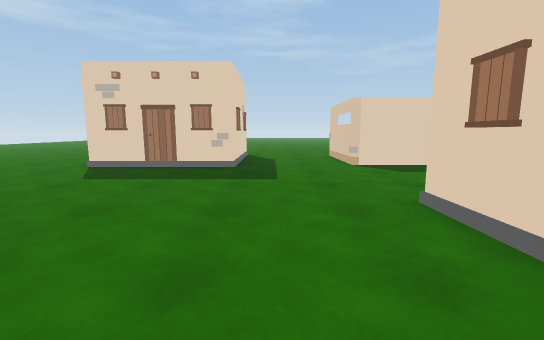
view 1 (above)

22 first-person views from a walk through a scene from a Unity 3-D project. The camera is 1.2 m above the floor, tilts 8° down and sees 90° across. The floor is counted in squares, 1 m on a side. Each view is taken from the middle of a square. On the plan, view 1 faces up. The plan holds only what a view shows up to about 13 squares ahead; the rest is blank. The place goes on beyond the plan. The player is left out.

view 2
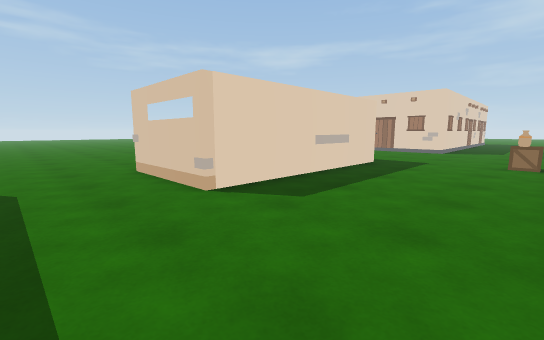

view 3
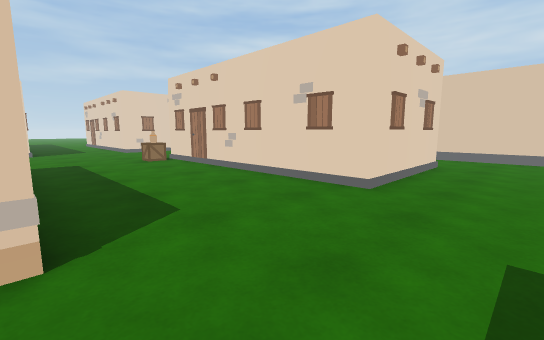

view 4
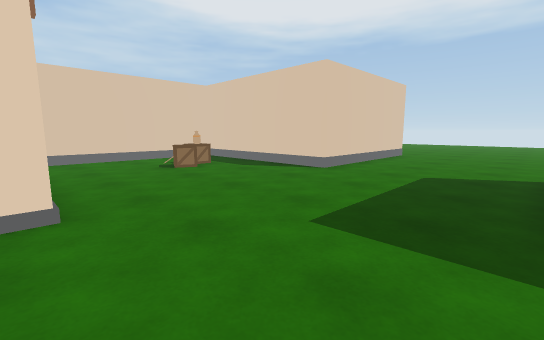

view 5
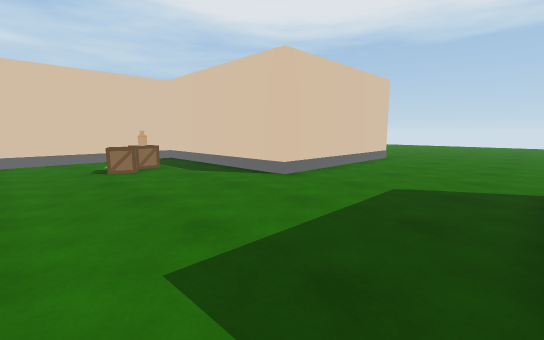

view 6
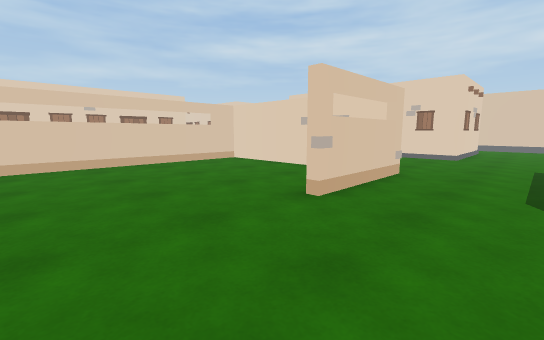

view 7
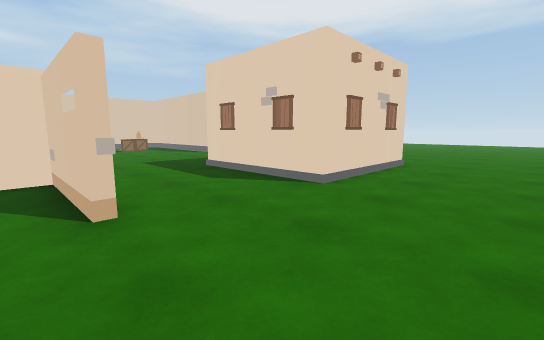

view 8
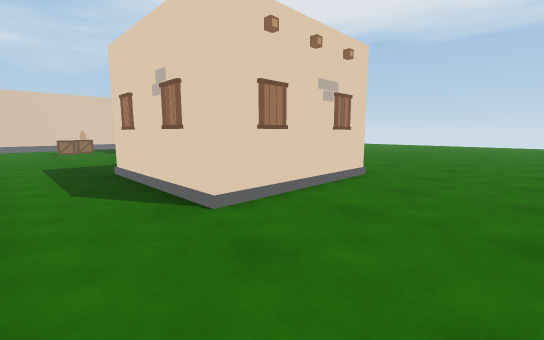

view 9
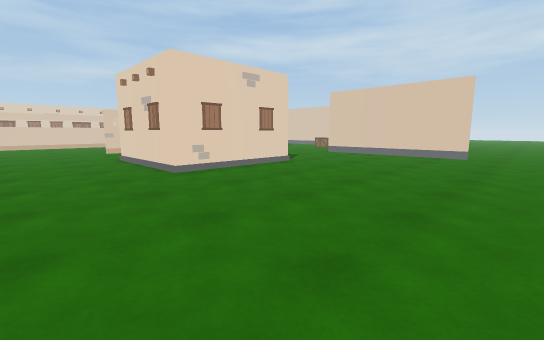

view 10
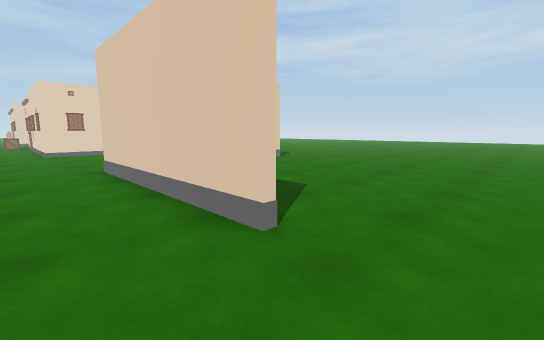

view 11
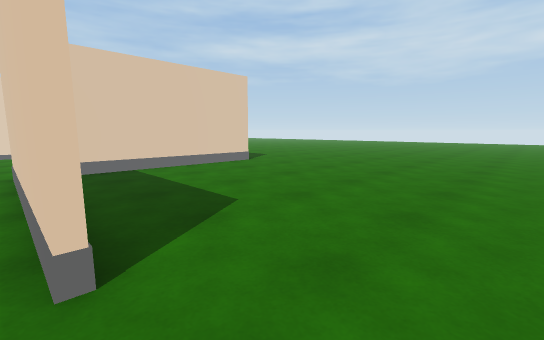

view 12
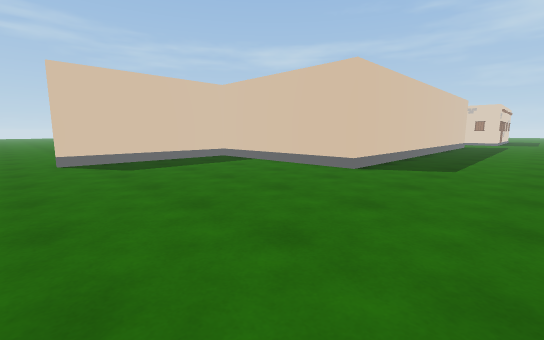

view 13
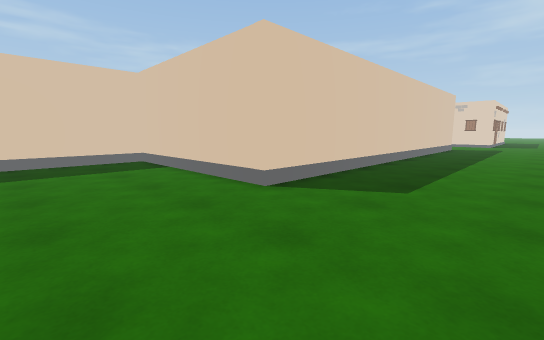

view 14
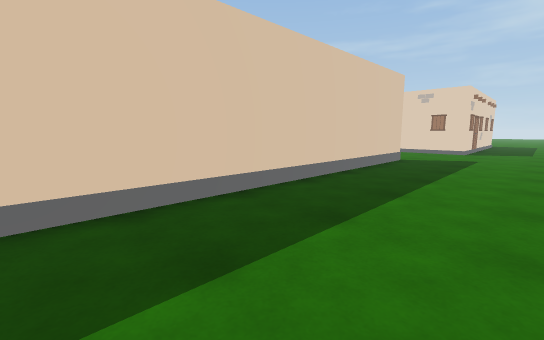

view 15
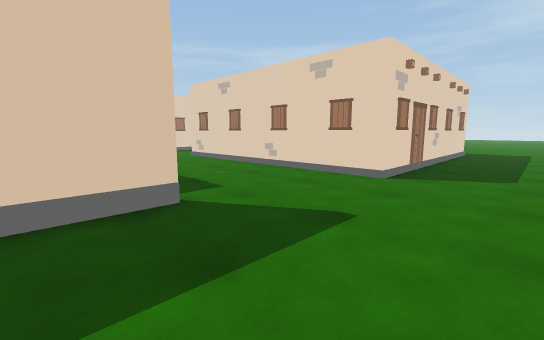

view 16
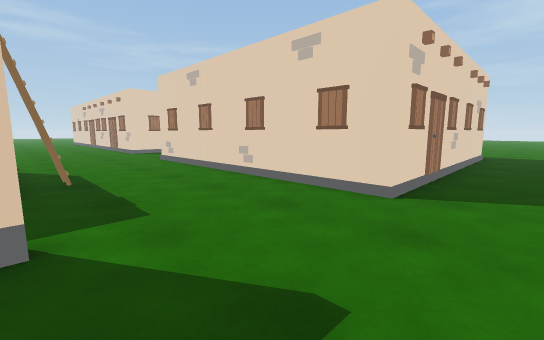

view 17
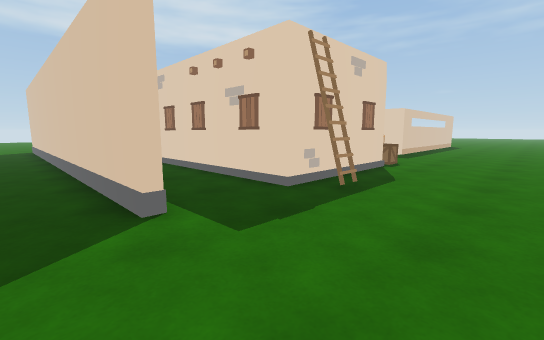

view 18
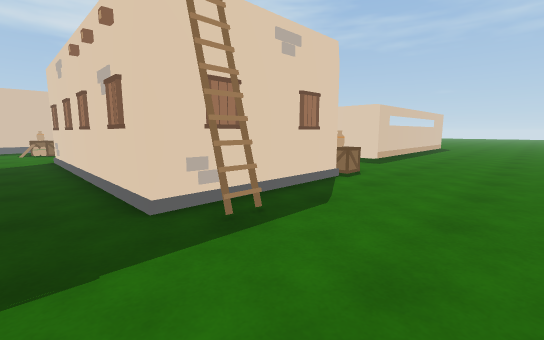

view 19
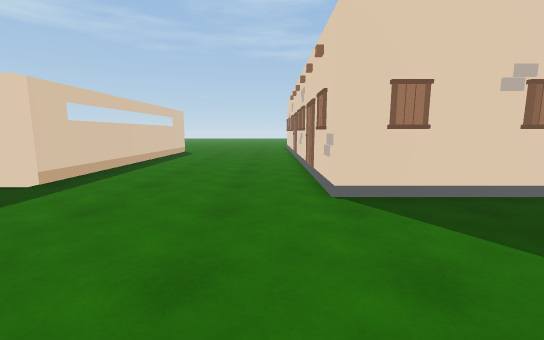

view 20
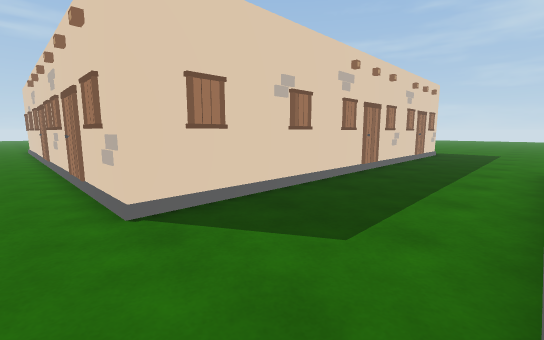

view 21
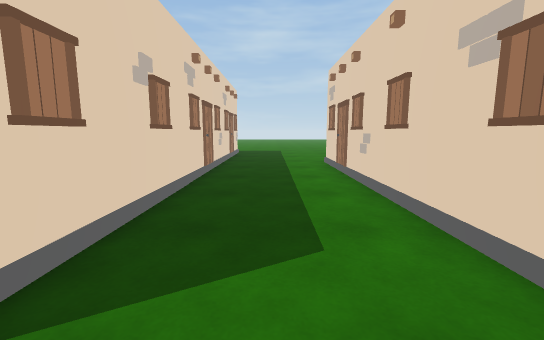

view 22
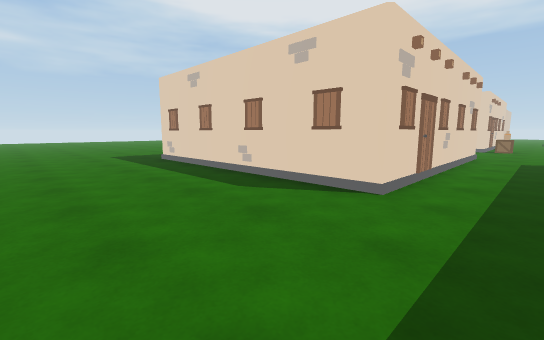

### Floor plan
Key: @ floor where view 1 was taken; # wall or solid block; . floor; B building; A box; O other object.
Columns run from 14 left of view 1 to 33 right of it. Each row starts with its distance up from view 1.
 18 .........................#    .#
 17 .........................#.....#
 16 .........................#.....#
 15 .........................#.....B
 14 ........######...O.......#.....B
 13 ........B    B...#.......#.....#
 12 ........#    #...#.......#.....#
 11 ........#    B...O.......#.....#
 10 ........#    #...O########.....B
  9 .........B#.B..................B########B####B
  8 ..............................................
  7 ...............................................
  6 ..........................A.....................
  5 .........................AA....#####B####.......
  4 ...#######.......####B#####....B        ##.....
  3 .........#.......#        #....#         #.....
  2 .........#.......#        #....#         #.....
  1 .........#.......##       ##...#         B.....
  0 .........#..AA@..B##########...#         #.....
 -1 .........#.AO..................B         #.....
 -2 .........#.....................#         #.....
 -3 .........#########        #....#         #.....
 -4 .........##################....#         B.....
 -5 ...............................###########.....
 -6 ...............................................
 -7 ...............................................
 -8 ...............................................

Where each view was taken, in squares from view 1:
view 1: 0 up, 0 right, facing up
view 2: 5 up, 0 right, facing up-right
view 3: 10 up, 0 right, facing down-right
view 4: 9 up, 3 right, facing down-left
view 5: 9 up, 1 right, facing down-left
view 6: 18 up, 0 right, facing down-right
view 7: 18 up, 4 right, facing down-left
view 8: 18 up, 1 right, facing down-left
view 9: 18 up, 14 left, facing down-right
view 10: 6 up, 14 left, facing down-right
view 11: 4 up, 14 left, facing down-right
view 12: 8 down, 13 left, facing up-right
view 13: 8 down, 9 left, facing up-right
view 14: 8 down, 0 right, facing up-right
view 15: 8 down, 10 right, facing up-right
view 16: 7 down, 12 right, facing up-right
view 17: 5 down, 16 right, facing up-left
view 18: 2 down, 16 right, facing up-left
view 19: 4 up, 16 right, facing up
view 20: 5 up, 16 right, facing up-right
view 21: 7 up, 16 right, facing right
view 22: 7 up, 32 right, facing down-left
